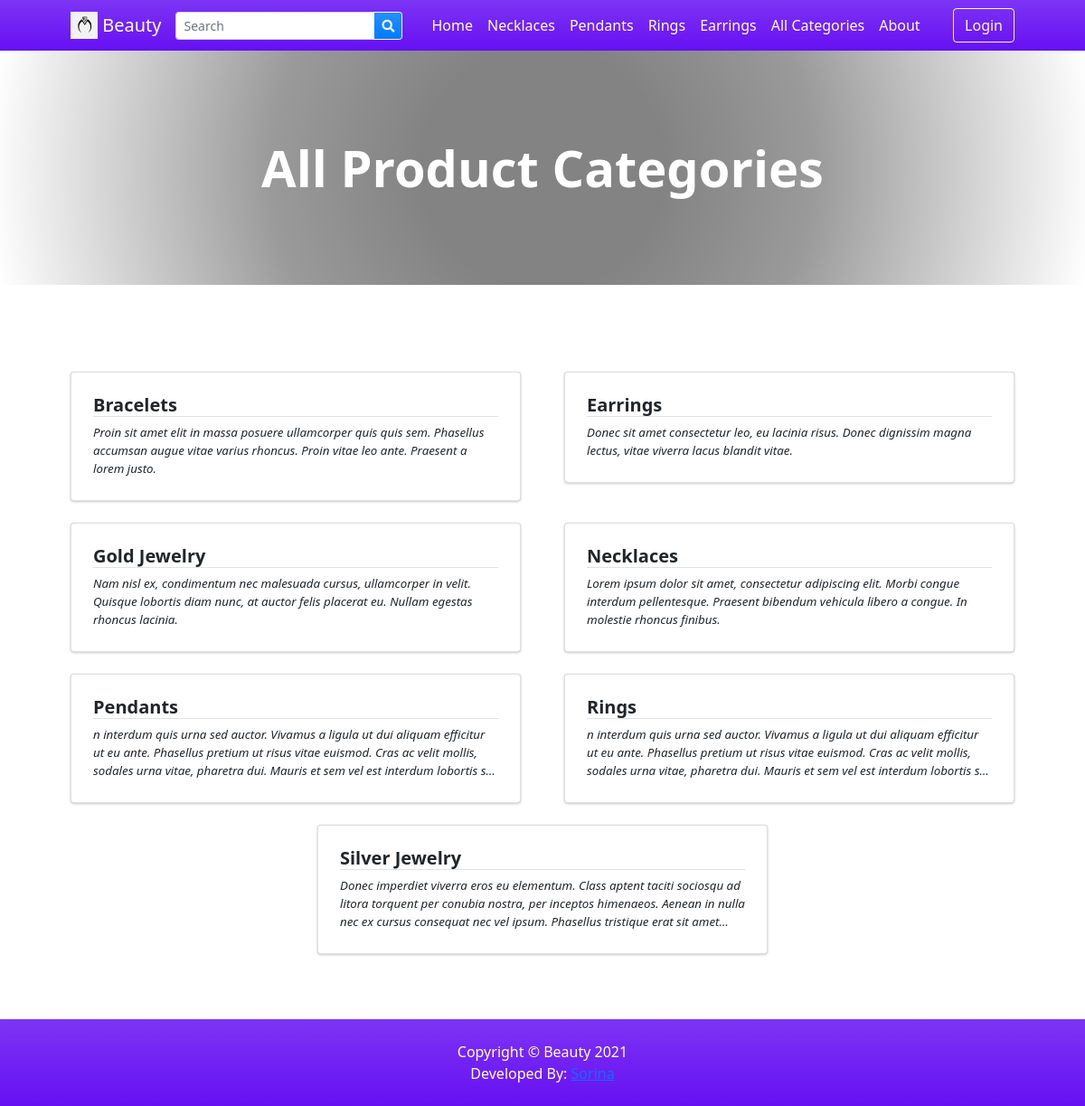
Page /?p=view_categories on the committed database.
### tables this page shows
CREATE TABLE `categories` (
  `id` int(30) NOT NULL,
  `category` varchar(250) NOT NULL,
  `description` text DEFAULT NULL,
  `status` tinyint(1) NOT NULL DEFAULT 1,
  `delete_flag` tinyint(1) NOT NULL DEFAULT 0,
  `date_created` datetime NOT NULL DEFAULT current_timestamp()
);

### classes/DBConnection.php (called while the page is built, shortened)
<?php
class DBConnection{
    private $host = DB_SERVER;
    private $username = DB_USERNAME;
    private $password = DB_PASSWORD;
    private $database = DB_NAME;
    public $conn;
    public function __construct(){
        if (!isset($this->conn)) {
            $this->conn = new mysqli($this->host, $this->username, $this->password, $this->database);
        }
    }
}
?>

### classes/SystemSettings.php (called while the page is built, shortened)
<?php
class SystemSettings extends DBConnection{
	function userdata($field = ''){
		if(!empty($field)){
			if(isset($_SESSION['userdata'][$field]))
				return $_SESSION['userdata'][$field];
			else
				return null;
		}else{
			return false;
		}
	}
	function info($field=''){
		if(!empty($field)){
			if(isset($_SESSION['system_info'][$field]))
				return $_SESSION['system_info'][$field];
			else
				return false;
		}else{
			return false;
		}
	}
}
$_settings = new SystemSettings();
?>

### config.php (called while the page is built, shortened)
<?php
require_once('classes/DBConnection.php');
require_once('classes/SystemSettings.php');
function validate_image($file){
	if(!empty($file)){
        $ex = explode("?",$file);
        $file = $ex[0];
        $ts = isset($ex[1]) ? "?".$ex[1] : '';
		if(is_file(base_app.$file)){
			return base_url.$file.$ts;
		}else{
			return base_url.'dist/img/no-image-available.png';
		}
	}else{
		return base_url.'dist/img/no-image-available.png';
	}
}
?>

### view_categories.php (the view, shortened to what this page needs)
<?php
$title = "All Product Categories";
?>
<header class="bg-dark py-5" id="main-header">
    <div class="container px-4 px-lg-5 my-5">
        <div class="text-center text-white">
            <h1 class="display-4 fw-bolder"><?php echo $title ?></h1>
        </div>
    </div>
</header>
<section class="py-5">
    <div class="container px-4 px-lg-5 mt-5">
        <div class="row gx-2 gx-lg-5 row-cols-1 row-cols-md-2 row-cols-xl-2 justify-content-center">
            <?php
                $categories = $conn->query("SELECT * FROM `categories` where status = 1 order by category asc ");
                while($row = $categories->fetch_assoc()):
                    foreach($row as $k=> $v){
                        $row[$k] = trim(stripslashes($v));
                    }
                    $row['description'] = strip_tags(stripslashes(html_entity_decode($row['description'])));
            ?>
            <div class="col mb-6 mb-2">
                <a href="./?p=products&c=<?php echo md5($row['id']) ?>" class="card category-item text-decoration-none text-reset">
                    <div class="card-body p-4">
                        <div class="">
                            <h5 class="fw-bolder border-bottom border-pink"><?php echo $row['category'] ?></h5>
                        </div>
                        <p class="m-0 truncate"><?php echo $row['description'] ?></p>
                    </div>
                </a>
            </div>
            <?php endwhile; ?>
        </div>
    </div>
</section>

### inc/topBarNav.php (shortened to what this page needs)
<nav class="navbar navbar-expand-lg navbar-dark bg-gradient-indigo">
            <div class="container px-4 px-lg-5 ">
                <a class="navbar-brand" href="./">
                <img src="<?php echo validate_image($_settings->info('logo')) ?>" width="30" height="30" class="d-inline-block align-top" alt="" loading="lazy">
                <?php echo $_settings->info('short_name') ?>
                </a>
                <form class="form-inline" id="search-form">
                  <div class="input-group">
                    <input class="form-control form-control-sm form " type="search" placeholder="Search" aria-label="Search" name="search"  value="<?php echo isset($_GET['search']) ? $_GET['search'] : "" ?>"  aria-describedby="button-addon2">
                    <div class="input-group-append">
                      <button class="btn btn-outline-light bg-gradient-blue btn-sm m-0" type="submit" id="button-addon2"><i class="fa fa-search"></i></button>
                    </div>
                  </div>
                </form>
                <div class="collapse navbar-collapse" id="navbarSupportedContent">
                    <ul class="navbar-nav me-auto mb-2 mb-lg-0 ms-lg-4">
                        <li class="nav-item"><a class="nav-link text-white" aria-current="page" href="./">Home</a></li>
                        <?php
                        $cat_qry = $conn->query("SELECT * FROM categories where status = 1  limit 4");
                        $count_cats =$conn->query("SELECT * FROM categories where status = 1 ")->num_rows;
                        while($crow = $cat_qry->fetch_assoc()):
                        ?>
                        <li class="nav-item"><a class="nav-link text-white" aria-current="page" href="./?p=products&c=<?php echo md5($crow['id']) ?>"><?php echo $crow['category'] ?></a></li>
                        <?php endwhile; ?>
                        <?php if($count_cats > 3): ?>
                        <li class="nav-item"><a class="nav-link text-white" href="./?p=view_categories">All Categories</a></li>
                        <?php endif; ?>
                        <li class="nav-item"><a class="nav-link text-white" href="./?p=about">About</a></li>
                    </ul>
                    <div class="d-flex align-items-center">
                      <?php if($_settings->userdata('id') > 0 && $_settings->userdata('login_type') == 2): ?>
                        <a class="text-dark mr-2 nav-link text-white" href="./?p=cart">
                            <i class="bi-cart-fill me-1"></i>
                            Cart
                            <span class="badge bg-dark text-white ms-1 rounded-pill" id="cart-count">
                              <?php
                                $count = $conn->query("SELECT SUM(quantity) as items from `cart` where client_id =".$_settings->userdata('id'))->fetch_assoc()['items'];
                                echo ($count > 0 ? $count : 0);
                              ?>
                            </span>
                        </a>
                            <a href="./?p=my_account" class="text-dark  nav-link text-white"><b> Hi, <?php echo $_settings->userdata('firstname')?>!</b></a>
                            <a href="logout.php" class="text-dark  nav-link text-white"><i class="fa fa-sign-out-alt"></i></a>
                        <?php else: ?>
                        <button class="btn btn-outline-light ml-2" id="login-btn" type="button">Login</button>
                        <?php endif; ?>
                    </div>
                </div>
            </div>
        </nav>

### rows in the picture
categories: category "Necklaces", description "Lorem ipsum dolor sit amet, consectetur adipiscing elit. Morbi congue interdum pellentesque. Praesent bibendum vehicula libero a congue. In molestie rhoncus finibus."
categories: category "Pendants", description "n interdum quis urna sed auctor. Vivamus a ligula ut dui aliquam efficitur ut eu ante. Phasellus pretium ut risus vitae euismod. Cras ac velit mollis, sodales urna vitae, pharetra dui. Mauris et sem vel est interdum lobortis…"
categories: category "Rings", description "n interdum quis urna sed auctor. Vivamus a ligula ut dui aliquam efficitur ut eu ante. Phasellus pretium ut risus vitae euismod. Cras ac velit mollis, sodales urna vitae, pharetra dui. Mauris et sem vel est interdum lobortis…"
categories: category "Earrings", description "Donec sit amet consectetur leo, eu lacinia risus. Donec dignissim magna lectus, vitae viverra lacus blandit vitae."
categories: category "Bracelets", description "Proin sit amet elit in massa posuere ullamcorper quis quis sem. Phasellus accumsan augue vitae varius rhoncus. Proin vitae leo ante. Praesent a lorem justo."
categories: category "Gold Jewelry", description "Nam nisl ex, condimentum nec malesuada cursus, ullamcorper in velit. Quisque lobortis diam nunc, at auctor felis placerat eu. Nullam egestas rhoncus lacinia."
categories: category "Silver Jewelry", description "Donec imperdiet viverra eros eu elementum. Class aptent taciti sociosqu ad litora torquent per conubia nostra, per inceptos himenaeos. Aenean in nulla nec ex cursus consequat nec vel ipsum. Phasellus tristique erat sit…"

### other values in the picture
$_settings->info('short_name') "Beauty"
$title "All Product Categories"
